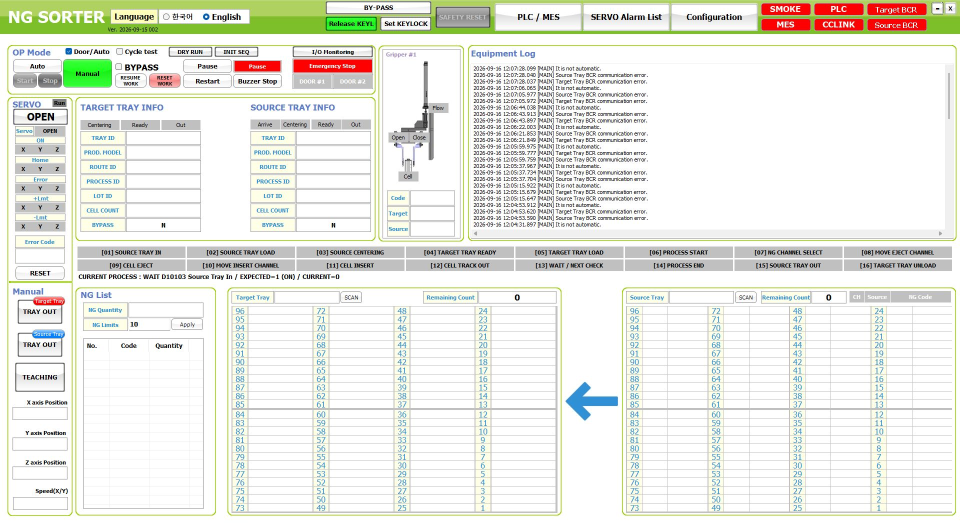
#> input picture tmp/NGSManual/rev002/captures/main.png, 1920 x 1046 px (shown at 1/2 size)
$ python prepare_captures.py
#> lines starting #> are read from the running program, lines starting #| are printed output that depends on the picture
from pathlib import Path
from PIL import Image
import json

root = Path(__file__).resolve().parent / 'rev002'
cap = root / 'captures'
main = Image.open(cap / 'main.png')
#> main is the input picture: PIL image 1920x1046 RGB; mean R, G, B 234, 235.4, 228
main.crop((15, 90, 751, 481)).save(cap / 'tray-info.png')
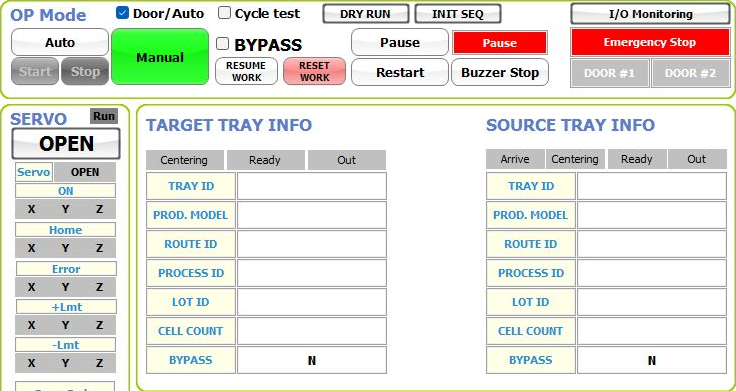
#> saved as tray-info.png: PIL image 736x391 RGB; mean R, G, B 227.8, 228.5, 220
main.crop((454, 575, 1913, 1032)).save(cap / 'sorting.png')
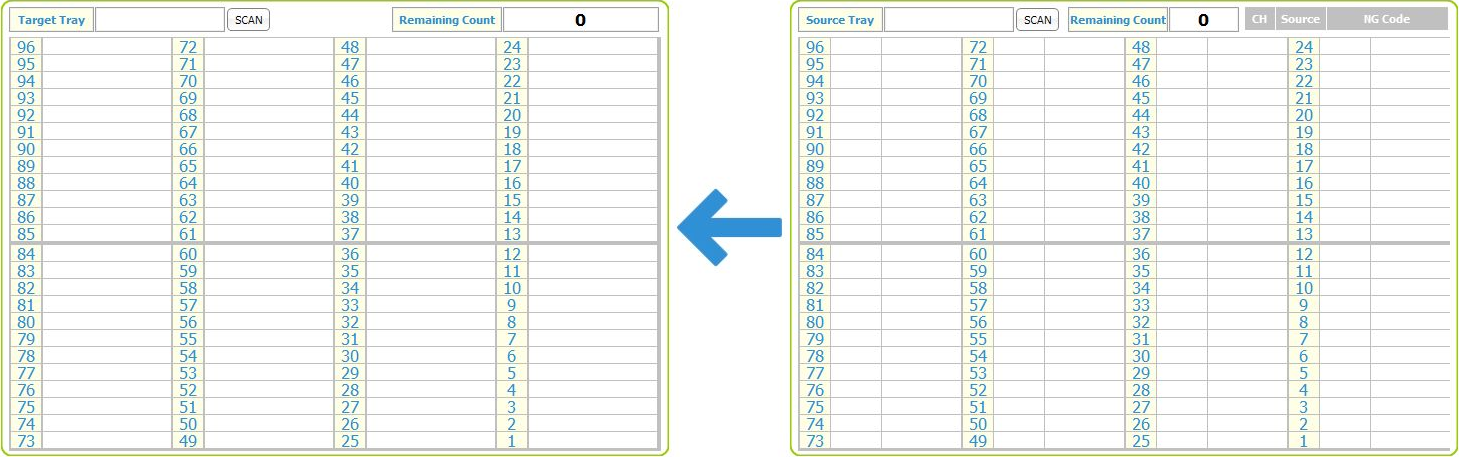
#> saved as sorting.png: PIL image 1459x457 RGB; mean R, G, B 242.4, 244.9, 241.8
Image.open(cap / 'io-full.png').crop((585, 182, 1455, 902)).save(cap / 'io.png')
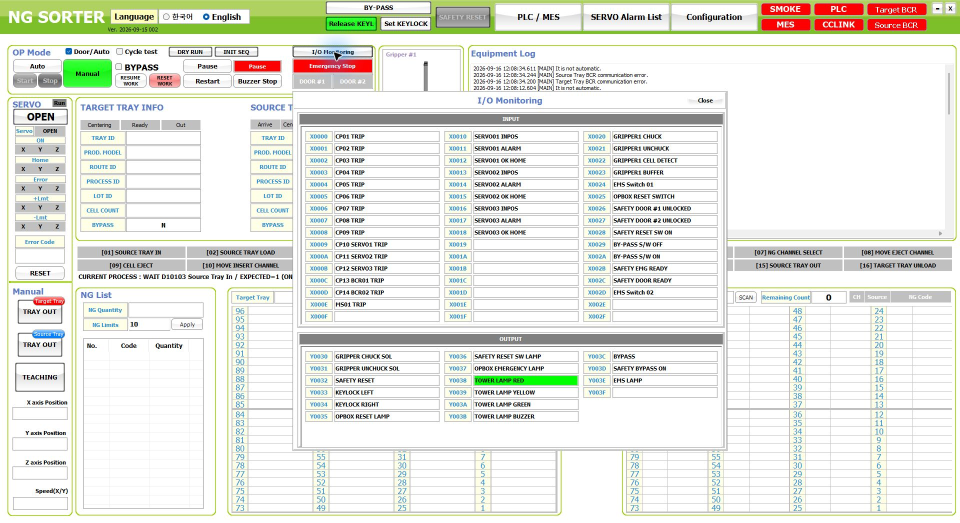
#> input picture tmp/NGSManual/rev002/captures/io-full.png, 1920 x 1046 px (shown at 1/2 size)
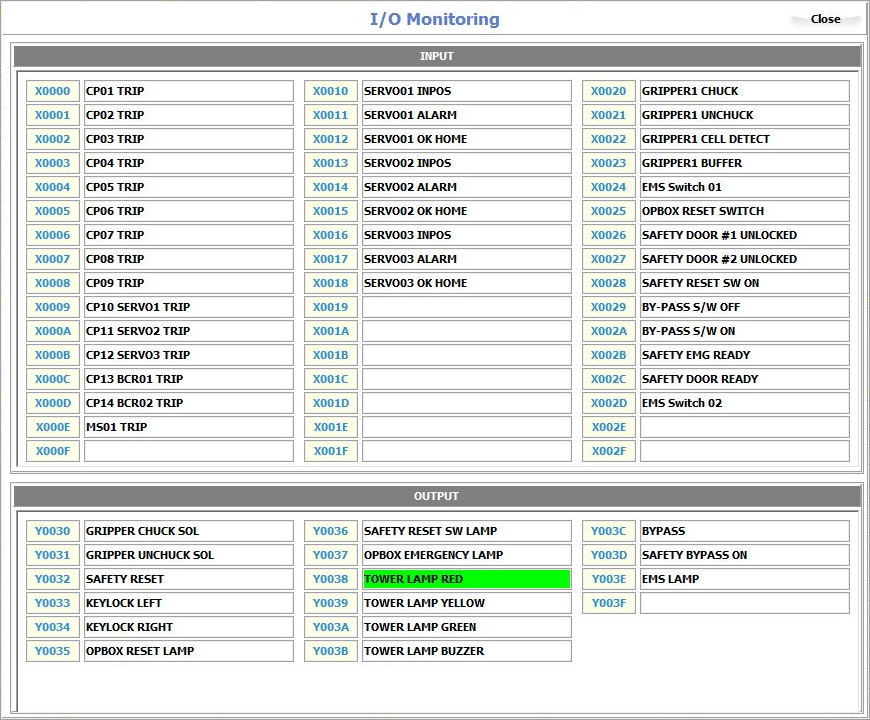
#> saved as io.png: PIL image 870x720 RGB; mean R, G, B 225.4, 228.3, 225.9
Image.open(cap / 'teaching.png').crop((9, 65, 656, 354)).save(cap / 'jog.png')
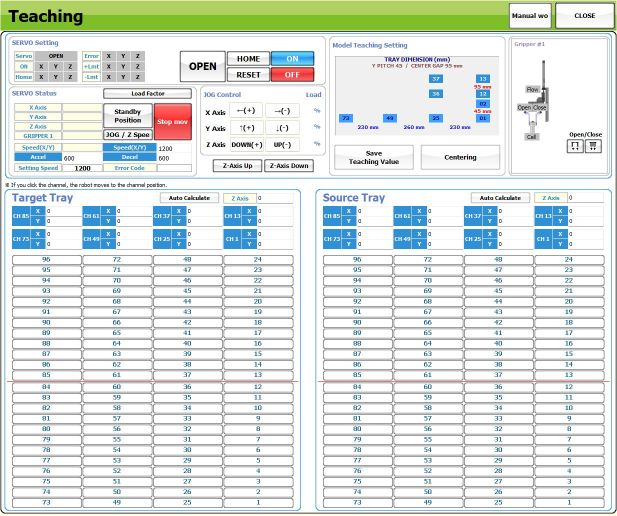
#> input picture tmp/NGSManual/rev002/captures/teaching.png, 1234 x 1032 px (shown at 1/2 size)
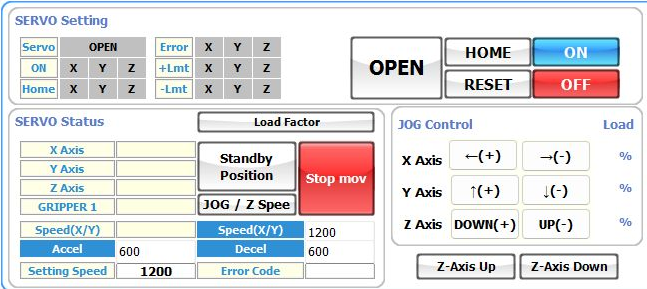
#> saved as jog.png: PIL image 647x289 RGB; mean R, G, B 222.8, 222.2, 223.5

items = [
    ('3.1 메인 화면 전체', 'main.png', '그림 3-1. NG SORTER 메인 화면 실제 캡처', False),
    ('3.2 운전 모드 및 Tray 정보', 'tray-info.png', '그림 3-2. 운전 조작부와 Target 및 Source Tray 정보', True),
    ('3.3 96채널 선별 화면', 'sorting.png', '그림 3-3. 좌측 Target와 우측 Source의 96채널 표시', False),
    ('3.4 Teaching 및 수동 조작 화면', 'teaching.png', '그림 3-4. Teaching 및 수동 조작 화면 실제 캡처', True),
    ('3.5 Configuration', 'config.png', '그림 3-5. Configuration 화면 실제 캡처', True),
    ('3.6 PLC FMS Interface 및 I/O Monitoring', 'interface.png', '그림 3-6. PLC 및 MES 통신 데이터 확인 화면', True),
    ('6.2 JOG 및 Z축 속도 설정', 'jog.png', '그림 6-1. JOG 및 Z축 조작부 확대', False),
]
manifest = [dict(heading=h, path=str(cap/f), caption=c, table_new_page=p) for h,f,c,p in items]
manifest[-1]['width'] = 5.5
(root/'captures.json').write_text(json.dumps(manifest, ensure_ascii=False, indent=2), encoding='utf-8')
print('Prepared',len(manifest),'capture entries')
